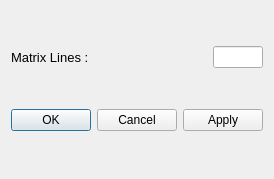
<?xml version="1.0" encoding="UTF-8"?>
<ui version="4.0">
 <class>SettingsDialog</class>
 <widget class="QDialog" name="SettingsDialog">
  <property name="geometry">
   <rect>
    <x>0</x>
    <y>0</y>
    <width>255</width>
    <height>179</height>
   </rect>
  </property>
  <property name="windowTitle">
   <string>qudi: ODMR - Settings</string>
  </property>
  <layout class="QGridLayout" name="gridLayout_2">
   <item row="0" column="0">
    <layout class="QGridLayout" name="gridLayout">
     <item row="0" column="0">
      <widget class="QLabel" name="label">
       <property name="font">
        <font>
         <pointsize>10</pointsize>
        </font>
       </property>
       <property name="text">
        <string>Matrix Lines :</string>
       </property>
      </widget>
     </item>
     <item row="0" column="1">
      <widget class="QLineEdit" name="matrix_lines_InputWidget">
       <property name="maximumSize">
        <size>
         <width>50</width>
         <height>16777215</height>
        </size>
       </property>
      </widget>
     </item>
    </layout>
   </item>
   <item row="1" column="0">
    <widget class="QDialogButtonBox" name="buttonBox">
     <property name="orientation">
      <enum>Qt::Horizontal</enum>
     </property>
     <property name="standardButtons">
      <set>QDialogButtonBox::Apply|QDialogButtonBox::Cancel|QDialogButtonBox::Ok</set>
     </property>
    </widget>
   </item>
  </layout>
 </widget>
 <resources/>
 <connections>
  <connection>
   <sender>buttonBox</sender>
   <signal>accepted()</signal>
   <receiver>SettingsDialog</receiver>
   <slot>accept()</slot>
   <hints>
    <hint type="sourcelabel">
     <x>248</x>
     <y>254</y>
    </hint>
    <hint type="destinationlabel">
     <x>157</x>
     <y>274</y>
    </hint>
   </hints>
  </connection>
  <connection>
   <sender>buttonBox</sender>
   <signal>rejected()</signal>
   <receiver>SettingsDialog</receiver>
   <slot>reject()</slot>
   <hints>
    <hint type="sourcelabel">
     <x>316</x>
     <y>260</y>
    </hint>
    <hint type="destinationlabel">
     <x>286</x>
     <y>274</y>
    </hint>
   </hints>
  </connection>
 </connections>
</ui>
